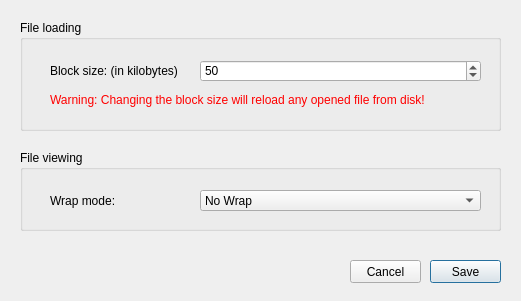
<?xml version="1.0" encoding="UTF-8"?>
<ui version="4.0">
 <class>PreferencesDialog</class>
 <widget class="QDialog" name="PreferencesDialog">
  <property name="geometry">
   <rect>
    <x>0</x>
    <y>0</y>
    <width>521</width>
    <height>301</height>
   </rect>
  </property>
  <property name="sizePolicy">
   <sizepolicy hsizetype="Preferred" vsizetype="Preferred">
    <horstretch>0</horstretch>
    <verstretch>0</verstretch>
   </sizepolicy>
  </property>
  <property name="minimumSize">
   <size>
    <width>521</width>
    <height>301</height>
   </size>
  </property>
  <property name="maximumSize">
   <size>
    <width>521</width>
    <height>301</height>
   </size>
  </property>
  <property name="windowTitle">
   <string>Dialog</string>
  </property>
  <widget class="QGroupBox" name="groupBox">
   <property name="geometry">
    <rect>
     <x>20</x>
     <y>20</y>
     <width>481</width>
     <height>111</height>
    </rect>
   </property>
   <property name="title">
    <string>File loading</string>
   </property>
   <widget class="QLabel" name="label">
    <property name="geometry">
     <rect>
      <x>30</x>
      <y>40</y>
      <width>131</width>
      <height>21</height>
     </rect>
    </property>
    <property name="text">
     <string>Block size: (in kilobytes)</string>
    </property>
   </widget>
   <widget class="QSpinBox" name="blockSizeSpinBox">
    <property name="geometry">
     <rect>
      <x>180</x>
      <y>40</y>
      <width>281</width>
      <height>22</height>
     </rect>
    </property>
    <property name="maximum">
     <number>999999999</number>
    </property>
    <property name="value">
     <number>50</number>
    </property>
   </widget>
   <widget class="QLabel" name="label_3">
    <property name="geometry">
     <rect>
      <x>30</x>
      <y>70</y>
      <width>431</width>
      <height>21</height>
     </rect>
    </property>
    <property name="styleSheet">
     <string notr="true">color: rgb(255, 0, 0);</string>
    </property>
    <property name="text">
     <string>&lt;html&gt;&lt;head/&gt;&lt;body&gt;&lt;p&gt;Warning: Changing the block size will reload any opened file from disk!&lt;/p&gt;&lt;/body&gt;&lt;/html&gt;</string>
    </property>
    <property name="textFormat">
     <enum>Qt::AutoText</enum>
    </property>
   </widget>
  </widget>
  <widget class="QPushButton" name="saveButton">
   <property name="geometry">
    <rect>
     <x>430</x>
     <y>260</y>
     <width>71</width>
     <height>23</height>
    </rect>
   </property>
   <property name="text">
    <string>Save</string>
   </property>
  </widget>
  <widget class="QPushButton" name="cancelButton">
   <property name="geometry">
    <rect>
     <x>350</x>
     <y>260</y>
     <width>71</width>
     <height>23</height>
    </rect>
   </property>
   <property name="text">
    <string>Cancel</string>
   </property>
  </widget>
  <widget class="QGroupBox" name="groupBox_2">
   <property name="geometry">
    <rect>
     <x>20</x>
     <y>150</y>
     <width>481</width>
     <height>81</height>
    </rect>
   </property>
   <property name="title">
    <string>File viewing</string>
   </property>
   <widget class="QLabel" name="label_2">
    <property name="geometry">
     <rect>
      <x>30</x>
      <y>40</y>
      <width>131</width>
      <height>21</height>
     </rect>
    </property>
    <property name="text">
     <string>Wrap mode:</string>
    </property>
   </widget>
   <widget class="QComboBox" name="wrapModeComboBox">
    <property name="geometry">
     <rect>
      <x>180</x>
      <y>40</y>
      <width>281</width>
      <height>21</height>
     </rect>
    </property>
    <item>
     <property name="text">
      <string>No Wrap</string>
     </property>
    </item>
    <item>
     <property name="text">
      <string>Word Wrap</string>
     </property>
    </item>
    <item>
     <property name="text">
      <string>Wrap Anywhere</string>
     </property>
    </item>
    <item>
     <property name="text">
      <string>Wrap At Word Boundary Or Anywhere</string>
     </property>
    </item>
   </widget>
  </widget>
 </widget>
 <resources/>
 <connections/>
</ui>
